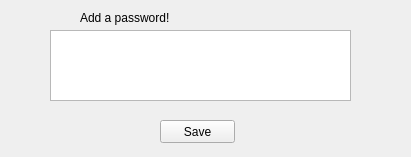
<?xml version="1.0" encoding="UTF-8"?>
<ui version="4.0">
 <class>Form</class>
 <widget class="QWidget" name="Form">
  <property name="enabled">
   <bool>true</bool>
  </property>
  <property name="geometry">
   <rect>
    <x>0</x>
    <y>0</y>
    <width>411</width>
    <height>157</height>
   </rect>
  </property>
  <property name="windowTitle">
   <string>Form</string>
  </property>
  <widget class="QPushButton" name="pushButton">
   <property name="geometry">
    <rect>
     <x>160</x>
     <y>120</y>
     <width>75</width>
     <height>23</height>
    </rect>
   </property>
   <property name="text">
    <string>Save</string>
   </property>
  </widget>
  <widget class="QTextEdit" name="textEdit">
   <property name="geometry">
    <rect>
     <x>50</x>
     <y>30</y>
     <width>301</width>
     <height>71</height>
    </rect>
   </property>
   <property name="font">
    <font>
     <pointsize>20</pointsize>
    </font>
   </property>
  </widget>
  <widget class="QLabel" name="label">
   <property name="geometry">
    <rect>
     <x>80</x>
     <y>10</y>
     <width>201</width>
     <height>16</height>
    </rect>
   </property>
   <property name="text">
    <string>Add a password!</string>
   </property>
  </widget>
 </widget>
 <resources/>
 <connections/>
</ui>
